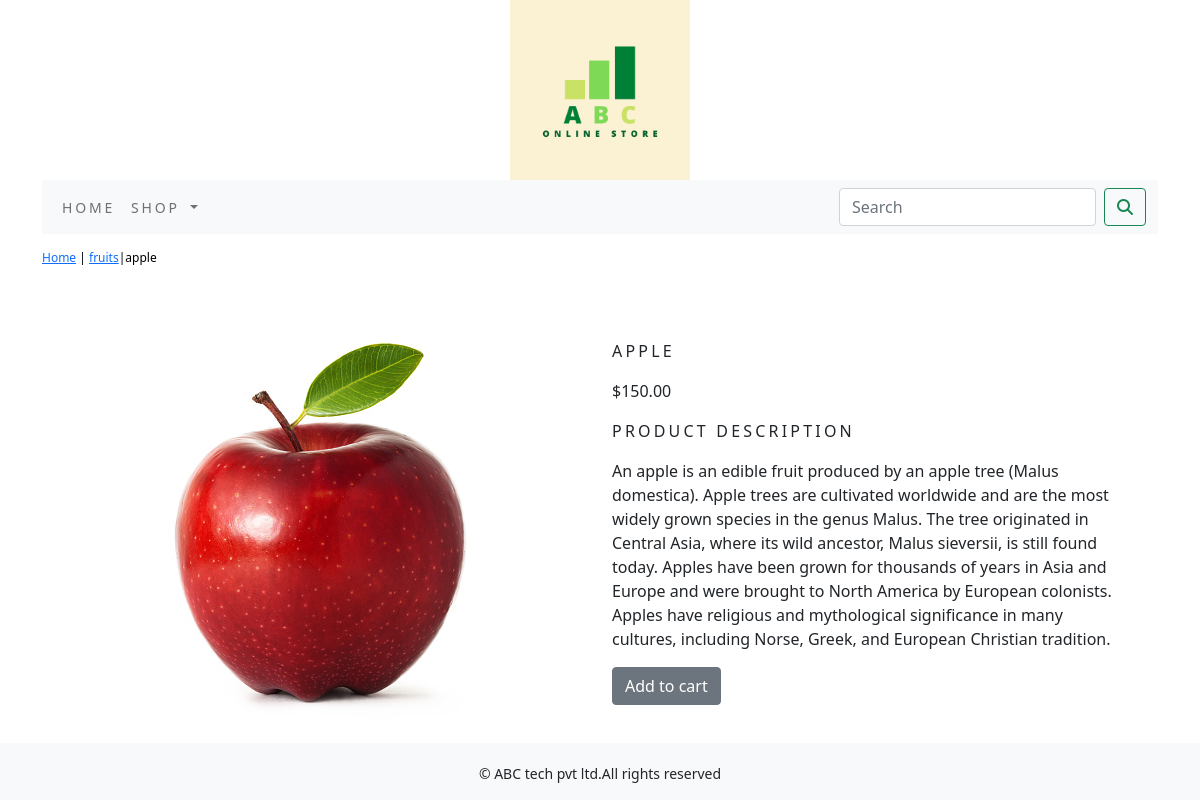
The page /shop/fruits/apple/ on the database its author committed.
### shop/models.py (models this page shows, shortened)
class Product(models.Model):
    name=models.CharField(max_length=250,unique=True)
    slug=models.SlugField(max_length=250,unique=True)
    description=models.TextField(blank=True)
    price=models.DecimalField(max_digits=10,decimal_places=2)
    category=models.ForeignKey(Category,on_delete=models.CASCADE)
    image=models.ImageField(upload_to='product',blank=True)
    stock=models.IntegerField()
    available=models.BooleanField(default=True)
    created=models.DateTimeField(auto_now_add=True)
    updated=models.DateTimeField(auto_now=True)
    class Meta:
        ordering=('name',)
        verbose_name='product'
        verbose_name_plural='products'

class Category(models.Model):
    name=models.CharField(max_length=250,unique=True)
    slug=models.SlugField(max_length=250,unique=True)
    description=models.TextField(blank=True)
    image=models.ImageField(upload_to='category',blank=True)
    class Meta:
        ordering=('name',)
        verbose_name='category'
        verbose_name_plural='categories'
    def get_url(self):
        return reverse('shop:products_by_category',args=[self.slug])
    def __str__(self):
        return '{}'.format(self.name)

### shop/views.py (the view)
# urls.py: path('<slug:c_slug>/<slug:product_slug>/',views.proDetail,name='prodCatdetail'),
def proDetail(request,c_slug,product_slug):
    try:
        product=Product.objects.get(category__slug=c_slug,slug=product_slug)
    except Exception as e:
        raise e
    return render(request,'product.html',{'product':product})

### cart/context_processors.py (called while the page is built)
def counter(request):
    item_count=0
    if 'admin' in request.path:
        return {}
    else:
        try:
            cart=Cart.objects.filter(cart_id=_cart_id(request))
            cart_items=CartItem.objects.all().filter(cart=cart[:1])
            for cart_item in cart_items:
                item_count += cart_item.quantity
        except Cart.DoesNotExist:
            item_count=0
    return dict(item_count=item_count)

### cart/views.py (called while the page is built)
def _cart_id(request):
    cart=request.session.session_key
    if not cart:
        cart=request.session.create()
    return cart

### shop/context_processors.py (called while the page is built)
def menu_links(request):
    links=Category.objects.all()
    return dict(links=links)

### templates/product.html (shortened to what this page needs)
{% extends 'base.html' %}
{% load static %}
{% block content %}
<div class="row my_prod_row_class">
    <div class="mx_auto">
        <p> <a href="{% url 'shop:allProdCat' %}">Home</a> | <a href="{{product.category.get_url}}">{{product.category}}</a>|{{product.name}}</p>
    </div>
</div>
<div class="container">
<br>
<div class="row">
    <div class="col-12 col-sm-12 col-md-12 col-lg-6 text-center">
        <div style="min-width:18rem">
            <img src="{{product.image.url}}" alt="{{product.name}}">
        </div>
    </div>
        <div class="col-12 col-sm-12 col-md-12 col-lg-6">
            <div>
            <h1 class="my_prod_title">{{product.name}}</h1>
            <p>${{product.price}}</p>
            <p class="my_title">Product Description</p>
            <p class="text-justify my_prod_text">{{product.description}}</p>
            {% if product.stock <= 0 %}
            <p class="text-justify my_prod_text"><b>Out of stock</b></p>
            {% else %}
            <a class="btn btn-secondary" href="{% url 'cart:add_cart' product.id %}">Add to cart</a>
            {% endif %}
        </div>
        </div>
    </div>
</div>
{% endblock %}

### templates/base.html (shortened to what this page needs)
{% load static %}
<!DOCTYPE html>
<html lang="en">
<head>
    <link rel="stylesheet" href="{% static 'css/custom.css' %}">
    <link href="{% static 'css/bootstrap.min.css' %}" rel="stylesheet">
</head>
<body>
<div class="container">
{% include 'header.html' %}
{% include 'nav.html' %}
{% block content %}
{% endblock %}
    </div>
{% include 'footer.html' %}
</body>
</html>

### templates/header.html
{% load static %}
<header>
    <center>
        <a href="{% url 'shop:allProdCat' %}"> <img src="{% static 'img/logo.png' %}" alt="logimage" width="180px" height="180px">
    </center>
</header>

### templates/nav.html (shortened to what this page needs)
<nav class="navbar navbar-expand-lg navbar-light bg-light">
  <div class="container-fluid">
    <div class="collapse navbar-collapse" id="navbarSupportedContent">
      <ul class="navbar-nav me-auto mb-2 mb-lg-0">
        <li class="nav-item">
          <a class="nav-link" href="{% url 'shop:allProdCat' %}">Home</a>
        </li>
        <li class="nav-item dropdown {% if 'shop' in request.path %} active {% endif %}">
          <a class="nav-link dropdown-toggle" href="#" id="navbarDropdown" role="button" data-bs-toggle="dropdown" aria-expanded="false">
            Shop
          </a>
        </li>
      </ul>
      <form class="d-flex" action="{% url 'search_app:SearchResult' %}" method="get">
        <input class="form-control me-2" type="search" placeholder="Search" name="q" aria-label="Search">
        <button class="btn btn-outline-success" type="submit"><i class="fa fa-search"></i></button>
      </form>
    </div>
  </div>
</nav>

### templates/footer.html
<div class="footer navbar-fixed-bottom my_footer">
  <p class="text-center">&copy; ABC tech pvt ltd.All rights reserved</p>
</div>

### static/css/custom.css (style rules this page uses)
body { font-family: 'Roboto', sans-serif; }
.nav-item { letter-spacing: .2em; font-size:14px; text-transform:uppercase; }
.my_footer { background-color:#f8f9fa; height:60px; }
.my_footer p { padding-top:20px; font-size:14px; }
.my_title { font-size:16px; text-transform:uppercase; letter-spacing:.2em; }
.my_prod_row_class { padding-top:15px; padding-bottom:20px; }
.my_prod_row_class .mx_auto { color:#000; font-size:12px; text-decoration:none; }
.my_prod_title { font-size:16px; text-transform:uppercase; letter-spacing:.2em; padding-top:15px; padding-bottom:10px; }
.my_prod_text { padding-right:20px; }

### rows shown on the page
Product: category "fruits", name "apple", image (picture), name "APPLE", price "150.00", description "An apple is an edible fruit produced by an apple tree (Malus domestica). Apple trees are cultivated worldwide and are the most widely grown species in the genus Malus. The tree originated in Central Asia, where its wild ancestor, Malus sieversii, is still found today. Apples have been grown for thousands of years in Asia and Europe and were brought to North America by European colonists. Apples have religious and mythological significance in many cultures, including Norse, Greek, and European Christian tradition."
